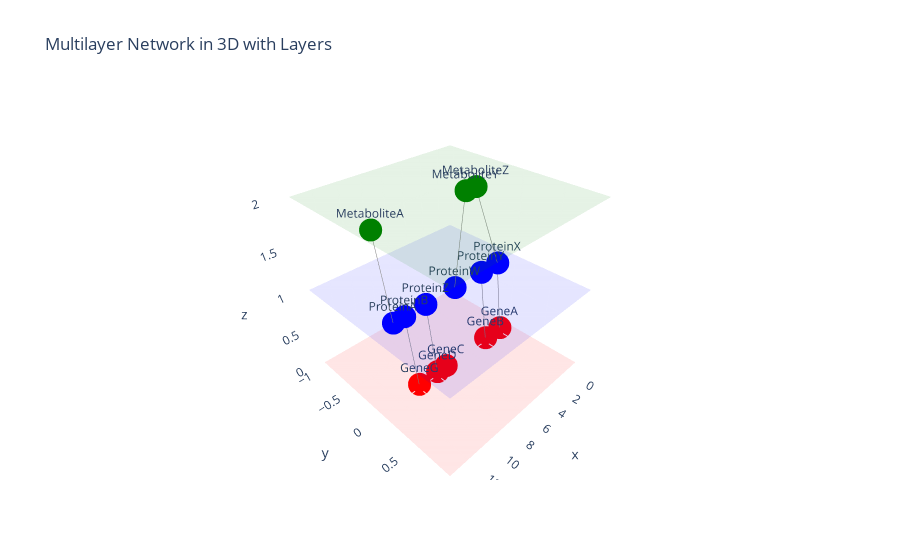

Notebook code cell kept with this figure:
### Code cell
import networkx as nx
import plotly.graph_objects as go

def plot_multilayer_network(df, from_col, to_col, from_layer_col, to_layer_col, property_cols=None, layer_positions=None, layer_colors=None, split_char='|'):
    """
    Plots a 3D multilayer network from a DataFrame with customizable layers and properties.
    
    Args:
    - df: DataFrame containing the network edges.
    - from_col: Column name in `df` for source node IDs.
    - to_col: Column name in `df` for target node IDs.
    - from_layer_col: Column name in `df` specifying source node layers.
    - to_layer_col: Column name in `df` specifying target node layers.
    - property_cols: Optional; list of column names in `df` to be used as edge properties.
    - layer_positions: Dictionary specifying the z-coordinate for each layer (e.g., {'Genomics': 0, 'Proteomics': 1}).
    - layer_colors: Dictionary specifying the color for each layer (e.g., {'Genomics': 'red', 'Proteomics': 'blue'}).
    - split_char: Character used to split multiple node IDs within a single cell in `from_col` and `to_col`.
    
    Returns:
    - A Plotly figure with the 3D network visualization.
    """
    # Default properties if not provided
    if layer_positions is None:
        layer_positions = {layer: idx for idx, layer in enumerate(df[from_layer_col].unique())}
    if layer_colors is None:
        colors = ['red', 'blue', 'green', 'orange', 'purple', 'cyan']
        layer_colors = {layer: colors[idx % len(colors)] for idx, layer in enumerate(df[from_layer_col].unique())}
    
    # Initialize NetworkX graph
    G = nx.DiGraph()

    # Add nodes and edges based on DataFrame
    for _, row in df.iterrows():
        from_nodes = row[from_col].split(split_char)
        to_nodes = row[to_col].split(split_char)
        from_layer = row[from_layer_col]
        to_layer = row[to_layer_col]
        
        for from_node in from_nodes:
            G.add_node(from_node, layer=from_layer, color=layer_colors.get(from_layer, 'grey'), pos=(0, 0, layer_positions[from_layer]))
        for to_node in to_nodes:
            G.add_node(to_node, layer=to_layer, color=layer_colors.get(to_layer, 'grey'), pos=(0, 0, layer_positions[to_layer]))
        
        for from_node in from_nodes:
            for to_node in to_nodes:
                edge_props = {prop: row[prop] for prop in property_cols} if property_cols else {}
                G.add_edge(from_node, to_node, **edge_props)
    
    # Define 3D positions for nodes
    node_positions = {node: (i, 0, layer_positions[G.nodes[node]['layer']]) for i, node in enumerate(G.nodes)}

    # Prepare Plotly data for edges
    edge_x, edge_y, edge_z = [], [], []
    for edge in G.edges():
        x0, y0, z0 = node_positions[edge[0]]
        x1, y1, z1 = node_positions[edge[1]]
        edge_x += [x0, x1, None]
        edge_y += [y0, y1, None]
        edge_z += [z0, z1, None]

    # Prepare Plotly data for nodes
    node_x = [node_positions[node][0] for node in G.nodes]
    node_y = [node_positions[node][1] for node in G.nodes]
    node_z = [node_positions[node][2] for node in G.nodes]
    node_colors = [G.nodes[node]['color'] for node in G.nodes]

    # Plot with Plotly
    fig = go.Figure()

    # Add edges
    fig.add_trace(go.Scatter3d(x=edge_x, y=edge_y, z=edge_z,
                               mode='lines',
                               line=dict(color='grey', width=1),
                               hoverinfo='none'))

    # Add nodes
    fig.add_trace(go.Scatter3d(x=node_x, y=node_y, z=node_z,
                               mode='markers+text',
                               marker=dict(size=8, color=node_colors),
                               text=list(G.nodes),
                               textposition="top center"))

    # Add layer planes using Mesh3d for visual separation
    for layer, z in layer_positions.items():
        fig.add_trace(go.Mesh3d(
            x=[-1, len(G.nodes), len(G.nodes), -1],  # X-coordinates of the vertices
            y=[-1, -1, 1, 1],                       # Y-coordinates of the vertices
            z=[z, z, z, z],                         # Z-coordinate is constant for each layer
            color=layer_colors[layer],
            opacity=0.1,
            hoverinfo='none'
        ))

    # Set plot settings
    fig.update_layout(scene=dict(
                        xaxis=dict(showbackground=False),
                        yaxis=dict(showbackground=False),
                        zaxis=dict(showbackground=False),
                      ),
                      title="Multilayer Network in 3D with Layers",
                      showlegend=False)

    fig.show()

# Example usage
# Assuming df_edges is the DataFrame created earlier
plot_multilayer_network(
    df=df_edges,
    from_col='from_node',
    to_col='to_node',
    from_layer_col='from_layer',
    to_layer_col='to_layer',
    property_cols=['edge_type', 'edge_weight'],
    layer_positions={'Genomics': 0, 'Proteomics': 1, 'Metabolomics': 2},
    layer_colors={'Genomics': 'red', 'Proteomics': 'blue', 'Metabolomics': 'green'}
)

### Figure 1 — Plotly figure (JSON) as saved in the notebook; plotly's stock layout.template omitted (floating-point values rounded to 4 significant figures)
{"data": [{"hoverinfo": "none", "line": {"color": "grey", "width": 1}, "mode": "lines", "type": "scatter3d", "x": [0, 1, null, 1, 4, null, 2, 3, null, 5, 6, null, 7, 8, null, 8, 9, null, 10, 11, null, 12, 13, null], "y": [0, 0, null, 0, 0, null, 0, 0, null, 0, 0, null, 0, 0, null, 0, 0, null, 0, 0, null, 0, 0, null], "z": [0, 1, null, 1, 2, null, 0, 1, null, 2, 1, null, 0, 0, null, 0, 1, null, 0, 1, null, 1, 2, null]}, {"marker": {"color": ["red", "blue", "red", "blue", "green", "green", "blue", "red", "red", "blue", "red", "blue", "blue", "green"], "size": 8}, "mode": "markers+text", "text": ["GeneA", "ProteinX", "GeneB", "ProteinY", "MetaboliteZ", "MetaboliteY", "ProteinW", "GeneC", "GeneD", "ProteinZ", "GeneG", "ProteinB", "ProteinA", "MetaboliteA"], "textposition": "top center", "type": "scatter3d", "x": [0, 1, 2, 3, 4, 5, 6, 7, 8, 9, 10, 11, 12, 13], "y": [0, 0, 0, 0, 0, 0, 0, 0, 0, 0, 0, 0, 0, 0], "z": [0, 1, 0, 1, 2, 2, 1, 0, 0, 1, 0, 1, 1, 2]}, {"color": "red", "hoverinfo": "none", "opacity": 0.1, "type": "mesh3d", "x": [-1, 14, 14, -1], "y": [-1, -1, 1, 1], "z": [0, 0, 0, 0]}, {"color": "blue", "hoverinfo": "none", "opacity": 0.1, "type": "mesh3d", "x": [-1, 14, 14, -1], "y": [-1, -1, 1, 1], "z": [1, 1, 1, 1]}, {"color": "green", "hoverinfo": "none", "opacity": 0.1, "type": "mesh3d", "x": [-1, 14, 14, -1], "y": [-1, -1, 1, 1], "z": [2, 2, 2, 2]}], "layout": {"scene": {"xaxis": {"showbackground": false}, "yaxis": {"showbackground": false}, "zaxis": {"showbackground": false}}, "showlegend": false, "title": {"text": "Multilayer Network in 3D with Layers"}}}
